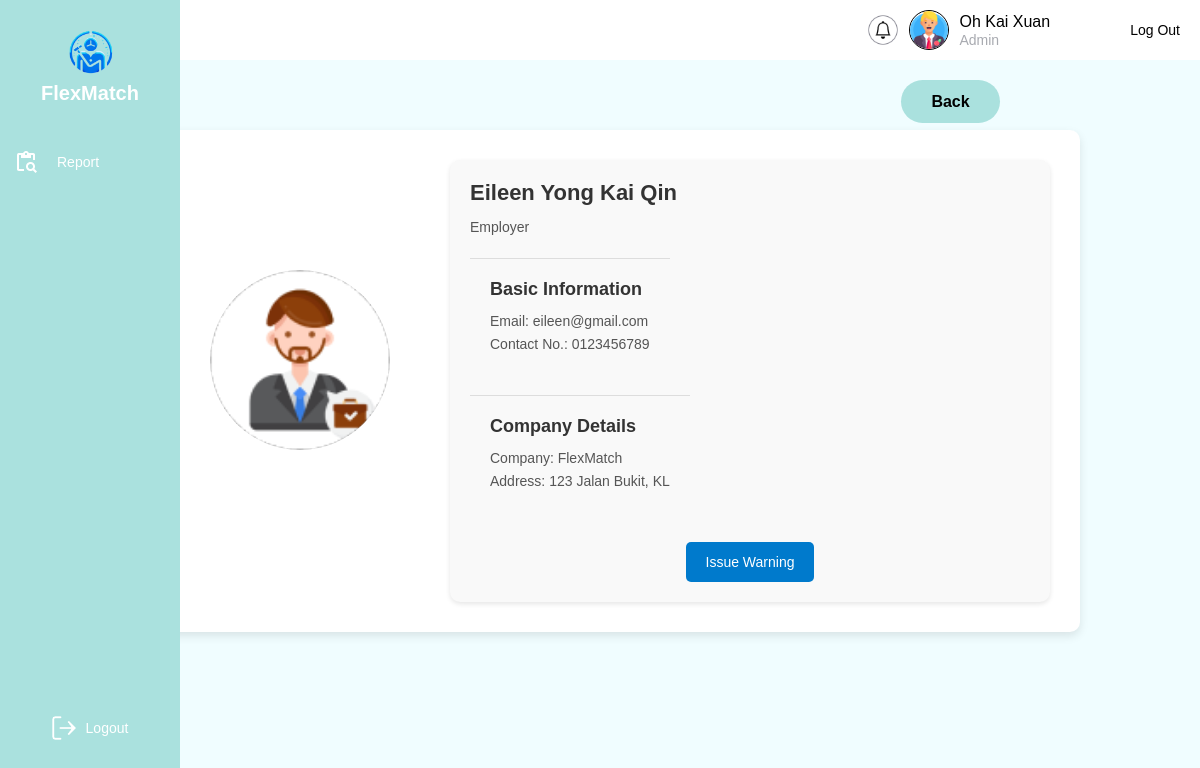
Page /Admin/viewProfile.php?userID=EP001 (signed in) on the committed database.
### tables this page shows
CREATE TABLE employer (
    userID VARCHAR(10) PRIMARY KEY,  
    fullName VARCHAR(100) NOT NULL,  
    email varchar(100) NOT NULL,  
    contactNo VARCHAR(15),  
    companyName VARCHAR(255) NOT NULL,  
    companyAddress TEXT NOT NULL,  
    profilePic varchar(100) DEFAULT NULL,  
    accountStatus ENUM('Active', 'Inactive', 'Suspended') DEFAULT 'Active',  
    warningHistory INT DEFAULT 0,  
    FOREIGN KEY (userID) REFERENCES login(userID) ON DELETE CASCADE  
);

### Admin/viewProfile.php (the view, shortened to what this page needs)
<?php
include('../database/config.php');
include('admin.php');
if (isset($_GET['userID'])) {
    $userID = $_GET['userID'];
    $sql = "
        SELECT
            login.userID,
            login.username,
            login.email,
            login.role,
            jobSeeker.fullName AS jobSeekerName,
            jobSeeker.contactNo,
            jobSeeker.profilePic AS jobSeekerPic,
            employer.fullName AS employerName,
            employer.companyName,
            employer.companyAddress,
            employer.contactNo,
            employer.profilePic AS employerPic
        FROM login
        LEFT JOIN jobSeeker ON login.userID = jobSeeker.userID
        LEFT JOIN employer ON login.userID = employer.userID
        WHERE login.userID = ?
    ";
    $stmt = $con->prepare($sql);
    $stmt->bind_param('s', $userID);
    $stmt->execute();
    $result = $stmt->get_result();
    if ($result && $result->num_rows > 0) {
        $user = $result->fetch_assoc();
        if ($user['role'] == 'jobSeeker') {
            $profileData = [
                'name' => $user['jobSeekerName'],
                'contact' => $user['contactNo'],
                'profilePic' => $user['jobSeekerPic'] ? "../uploads/profile_pics/" . $user['jobSeekerPic'] : '../images/jobSeeker.png',
                'role' => 'Job Seeker',
                'email' => $user['email'],
                'location' => $user['location'] ?? 'N/A',
                'company' => 'N/A',
                'companyAddress' => 'N/A',
                'profileLink' => "view_jobseeker_profile.php?userID=" . $user['userID'],
            ];
        } elseif ($user['role'] == 'employer') {
            $profileData = [
                'name' => $user['employerName'],
                'contact' => $user['contactNo'],
                'profilePic' => $user['employerPic'] ? "../uploads/profile_pics/" . $user['employerPic'] : '../images/employer.png',
                'role' => 'Employer',
                'email' => $user['email'],
                'company' => $user['companyName'],
                'companyAddress' => $user['companyAddress'],
                'profileLink' => "view_employer_profile.php?userID=" . $user['userID'],
            ];
        }
        ?>
        <!DOCTYPE html>
        <html lang="en">
        <head>
            <link rel="stylesheet" href="../css/view_reporteduser_profile.css">
        </head>
        <body>
        <a href="reviewReport.php" id="back-btn">Back</a>
            <div class="container">
                <section class="userProfile card">
                    <div class="card-body">
                        <section>
                            <div class="profile">
                                <figure><img src="<?php echo $profileData['profilePic']; ?>" alt="profile" width="250px" height="250px"></figure>
                            </div>
                        </section>
                    </div>
                </section>
                <section class="userDetails card">
                    <div class="userName">
                        <h1 class="name"><?php echo $profileData['name']; ?></h1>
                        <p><?php echo $profileData['role']; ?></p>
                    </div>
                    <div class="basic-info">
                        <h1 class="heading">Basic Information</h1>
                        <p>Email: <?php echo $profileData['email']; ?></p>
                        <p>Contact No.: <?php echo $profileData['contact']; ?></p>
                    </div>
                    <div class="company-info">
                        <?php if ($profileData['role'] == 'Employer'): ?>
                            <h1 class="heading">Company Details</h1>
                            <p>Company: <?php echo $profileData['company']; ?></p>
                            <p>Address: <?php echo $profileData['companyAddress']; ?></p>
                        <?php endif; ?>
                    </div>
                    <div class="btns">
                        <ul>
                            <li><button class="btn warning" onclick="showWarningModal()">Issue Warning</button></li>
                        </ul>
                    </div>
                </section>
            </div>
        </body>
        </html>
        <?php
    } else {
        echo "<p>User profile not found.</p>";
    }
} else {
    echo "<p>Invalid request. No userID specified.</p>";
}
?>

### Admin/admin.php (shortened to what this page needs)
<?php
include '../database/config.php';
$userID = $_SESSION['userID'];
$query = $con->prepare("
    SELECT admin.fullName
    FROM admin
    INNER JOIN login ON admin.userID = login.userID
    WHERE admin.userID = ?
");
$query->bind_param("s", $userID);
$query->execute();
$result = $query->get_result();
if ($result && $result->num_rows > 0) {
    $admin = $result->fetch_assoc();
    $fullName = $admin['fullName'];
} else {
    $fullName = "Admin";
}
?>
<!DOCTYPE html>
<html lang="en">
<head>
</head>
<body>
    <div class="sidebar">
        <div class="logo-section">
            <img src="../images/FlexMatchLogo.png" alt="FlexMatch Logo" class="logo-image">
            <h1 class="logo-text">FlexMatch</h1>
        </div>
        <nav class="menu">
            <div class="menu-item">
                <img src="../images/content_paste_search.png" alt="Review Report Icon" class="menu-icon">
                <span onclick="location.href='reviewReport.php'">Report</span>
            </div>
        </nav>
        <div class="logout" onclick="location.href='../login.html'">
            <img src="../images/vector.png" alt="Logout Icon" class="menu-icon">
            <span class="logout-text">Logout</span>
        </div>
    </div>
    <header class="header">
        <div class="header-right">
            <img src="../images/Notification.png" alt="Notification Icon" class="notification-icon">
            <img src="../images/Admin.png" alt="User Image" class="profile-image">
            <div class="user-info">
                <span class="user-name"><?php echo htmlspecialchars($fullName); ?></span>
                <span class="user-role">Admin</span>
            </div>
        </div>
        <span class="logout-button" onclick="location.href='../login.html'">Log Out</span>
    </header>
    <section class="content">
    </section>
</body>
</html>

### css/view_reporteduser_profile.css (style rules this page uses)
* { padding: 0; margin: 0; box-sizing: border-box; }
html { font-size: 10px; }
.container { max-width: 1200px; margin: 30px auto; padding: 30px; background-color: #fff; border-radius: 10px; box-shadow: 0 4px 10px rgba(0, 0, 0, 0.1); grid-template-columns: 1fr 2fr; grid-template-areas: "userProfile userDetails"; width: 80%; display: grid; align-items: center; }
.profile { text-align: center; margin-bottom: 20px; }
.profile figure img { width: 180px; height: 180px; border-radius: 50%; object-fit: cover; margin-bottom: 20px; }
.userDetails { width: 100%; display: flex; flex-direction: column; align-items: flex-start; padding: 20px; background-color: #f9f9f9; border-radius: 10px; box-shadow: 0 2px 5px rgba(0, 0, 0, 0.1); justify-self: flex-start; }
.userDetails .basic-info::before, .userDetails .company-info::before { content: ""; position: absolute; bottom: 0; left: 0; width: 100%; height: 2px; background-color: #ddd; }
.userDetails .basic-info, .userDetails .company-info { margin-top: 20px; padding: 20px; border-top: 1px solid #ddd; }
.userDetails .userName h1 { font-size: 2.2rem; color: #333; margin-bottom: 10px; }
h1.heading { font-size: 18px; color: #333; margin-bottom: 10px; }
p { font-size: 14px; color: #555; line-height: 1.6; }
.btns { margin-top: 30px; display: flex; justify-content: center; width: 100%; }
.btns ul { list-style: none; display: flex; gap: 20px; }
.btns ul li { display: inline-block; }
.btn { padding: 12px 20px; background-color: #007ACC; color: #fff; border: none; border-radius: 5px; cursor: pointer; font-size: 1.4rem; transition: background-color 0.3s ease, transform 0.2s ease; }
#back-btn { position: absolute; top: 80px; right: 200px; width: 99px; height: 43px; background: #AAE1DE; border-radius: 50px; text-align: center; line-height: 43px; font-size: 16px; font-weight: 700; color: #000000; text-decoration: none; transition: background 0.3s ease; }

### Admin/admin.php (style rules this page uses)
* { margin: 0; padding: 0; box-sizing: border-box; font-family: Arial, sans-serif; }
body { display: flex; flex-direction: column; min-height: 100vh; background: #F0FDFF; }
.sidebar { position: fixed; width: 180px; height: 100%; background: #AAE1DE; display: flex; flex-direction: column; align-items: center; padding-top: 20px; }
.logo-section { text-align: center; margin-bottom: 30px; }
.logo-image { width: 70px; }
.logo-text { font-weight: bold; font-size: 20px; color: #FFFFFF; }
.menu { width: 100%; }
.menu-item, .logout { display: flex; align-items: center; padding: 15px; cursor: pointer; color: #FFFFFF; font-size: 14px; font-family: 'Cabin', sans-serif; font-weight: 400; gap: 18px; border-radius: 8px; }
.menu-icon { width: 24px; height: 24px; }
.logout { margin-top: auto; margin-bottom: 50px; padding: 10px 15px; cursor: pointer; font-size: 14px; color: #FFFFFF; display: flex; align-items: center; gap: 10px; }
.logout-text { color: #FFFFFF; font-size: 14px; font-family: 'Arial', sans-serif; font-weight: 400; }
.header { background: #FFFFFF; padding: 10px 20px; display: flex; justify-content: flex-end; align-items: center; position: sticky; z-index: 1000; left: 180px; top: 0; width: calc(100% - 180px) }
.header-right { display: flex; align-items: center; gap: 10px; }
.notification-icon { width: 32px; height: 32px; cursor: pointer; }
.profile-image { width: 40px; height: 40px; border-radius: 50%; border: 0.1px solid #000000; cursor: pointer; }
.user-info { display: flex; flex-direction: column; text-align: left; }
.user-name { font-weight: 500; font-size: 16px; line-height: 20px; color: #000000; }
.user-role { font-size: 14px; color: #A8AAB0; }
.logout-button { font-size: 14px; color: #000000; border: none; background: none; cursor: pointer; margin-left: 80px; transition: color 0.3s ease; }
.content { padding: 20px; text-align: center; display: flex; flex-direction: column; gap: 20px; align-items: center; justify-content: flex-start; }

### rows in the picture
employer: fullName "Eileen Yong Kai Qin", userID.email "eileen@gmail.com", contactNo "0123456789", companyName "FlexMatch", companyAddress "123 Jalan Bukit, KL"

### other values in the picture
$fullName "Oh Kai Xuan"
$profileData['role'] "Employer"
